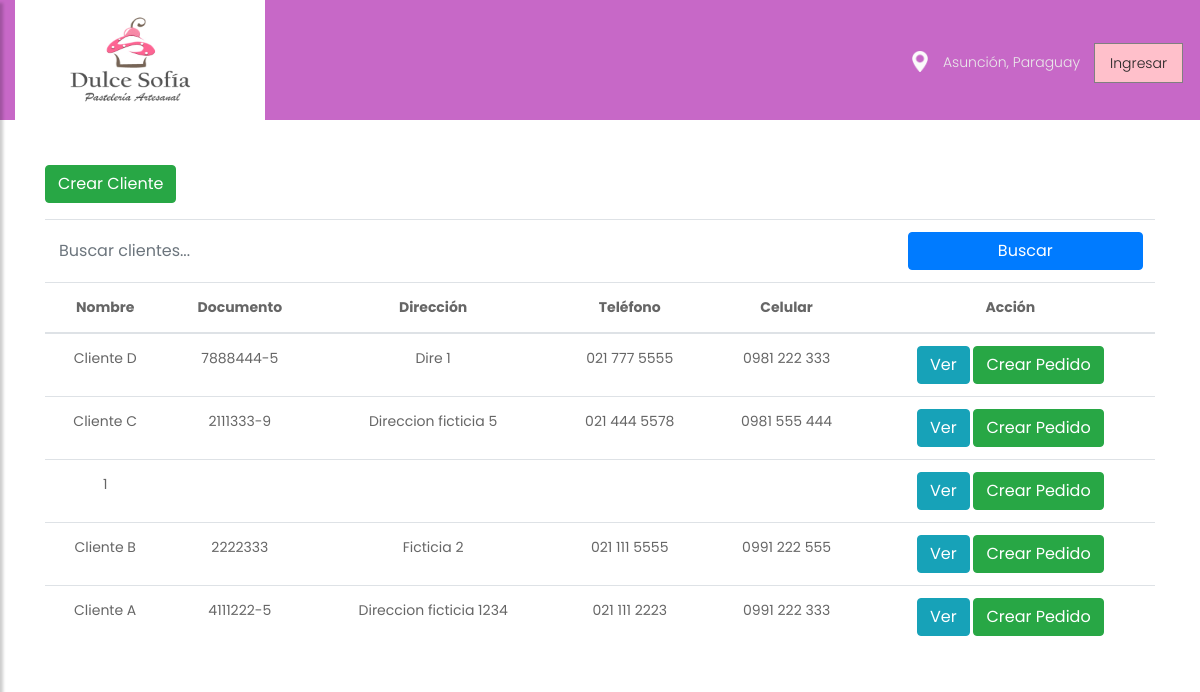
The page /subject.php on the database its author committed.
### tables this page shows
CREATE TABLE IF NOT EXISTS `subject` (
  `id` bigint UNSIGNED NOT NULL AUTO_INCREMENT,
  `name` text NOT NULL,
  `document_value` text,
  `address` text,
  `telephone` text,
  `cellphone` text,
  `creation_timestamp` timestamp NOT NULL DEFAULT CURRENT_TIMESTAMP,
  PRIMARY KEY (`id`),
  UNIQUE KEY `id` (`id`)
);

### web/subject.php (the view, shortened to what this page needs)
<?php
  include_once 'header.php';
?>
<!DOCTYPE html>
<html lang="en">
<head>
    <link rel="stylesheet" href="css/bootstrap.min.css">
    <link rel="stylesheet" href="css/owl.carousel.min.css">
    <link rel="stylesheet" href="css/style.css">
    <link rel="stylesheet" href="css/responsive.css">
    <link rel="stylesheet" href="css/font-awesome.css">
</head>
<body class="main-layout">
    <div class="wrapper">
    <div id="content">
      <div class="bg_bg">
        <div class="about" style="background-color:white;">
          <div class="container" style="margin-top:75px;">
            <a href="subject_creation.php" class='btn btn-success'>Crear Cliente</a>
            <div class="row">
              <div class="col-md-12">
                <form method="GET" action="includes/process.inc.php" style="margin-top:1rem;">
                  <table align="center" class="table" style="margin-bottom:0;">
                    <tr>
                      <td style="vertical-align:middle;">
                          <input style="padding:0px;margin:0px;" type="text" name="search_parameter" class="form-control" placeholder="Buscar clientes...">
                      </td>
                      <td>
                          <button type="submit" name="search" class="btn btn-primary" style='width:100%;' >Buscar</button>
                      </td>
                    </tr>
                  </table>
                </form>
                <table align="center" class="table">
                  <thead align="center">
                    <tr>
                      <th>Nombre</th>
                      <th>Documento</th>
                      <th>Dirección</th>
                      <th>Teléfono</th>
                      <th>Celular</th>
                      <th colspan="2">Acción</th>
                    </tr>
                  </thead>
                  <tbody align="center">
                  <?php
                    require_once 'includes/dbh.inc.php';
                    $sql = "SELECT id, name, document_value, address, telephone, cellphone FROM subject";
                    $sql .= " ORDER BY creation_timestamp DESC LIMIT 50";
                    $result = $conn->query($sql);
                    if ($result->num_rows > 0) {
                        while($row = $result->fetch_assoc()) {
                          echo "<tr><td>";
                          if(isset($name)){
                            echo "<input type='text' name='subject_name' value=".$name.">";
                          }else{
                            echo $row["name"];
                          }
                          echo "</td>";
                          echo "<td>".$row["document_value"]."</td>
                          <td>".$row["address"]."</td>
                          <td>".$row["telephone"]."</td>
                          <td>".$row["cellphone"]."</td>
                          <td colspan='2'><a href='subject_selected.php?edit=".$row["id"]."&domain=subject' class='btn btn-info'>Ver</a>
                          <a style='display:none;' href='includes/process.inc.php?delete=".$row["id"]."' class='btn btn-danger'>Eliminar</a>
                          <a href='order_creation.php?order_for_subject=".$row["id"]."&name=".$row["name"]."' class='btn btn-success'>Crear Pedido</a></td>
                          </tr>";
                        }
                    }else {
                        echo "Sin resultados";
                    }
                  ?>
                  </tbody>
                </table>
              </div>
            </div>
          </div>
        </div>
    </div>
    </div>
</body>
</html>

### web/header.php (shortened to what this page needs)
<!DOCTYPE html>
<html lang="en">
<head>
    <link rel="stylesheet" href="css/bootstrap.min.css">
    <link rel="stylesheet" href="css/owl.carousel.min.css">
    <link rel="stylesheet" href="css/style.css">
    <link rel="stylesheet" href="css/responsive.css">
    <link rel="stylesheet" href="css/font-awesome.css">
</head>
<body class="main-layout">
    <div class="wrapper">
    <div id="content">
    <header style="background-color: #c768c7; padding:0px;">
        <div class="container-fluid">
            <div class="row" style="background-color: #c768c7;">
                <div class="col-md-3">
                    <div class="full">
                        <a class="logo" href="index.php">
                          <img style="width:250px; height:120px;" src="images/logos/dulceSofiaPasteleriaArtesanal.jpg" alt="#" />
                        </a>
                    </div>
                </div>
                <div class="col-md-9">
                    <div class="full">
                        <div class="right_header_info" style="padding: 50px 0 0;">
                            <ul>
                                <li class="dinone"><img style="margin-right: 15px;height: 21px;position: relative;top: -2px;" src="images/location_icon.png" alt="#"><a href="#">Asunción, Paraguay</a></li>
                                <?php
                                  if(isset($_SESSION["userid"])){
                                    echo "<li class='dinone'><a href='subject.php'>CLIENTES</a></li>";
                                    echo "<li class='dinone'><a href='orders.php'>PEDIDOS</a></li>";
                                    echo "<li class='dinone'><a href='product.php'>PRODUCTOS</a></li>";
                                    echo "<li class='button_user'><a class='button' href='#'>Bienvenid@, ".$_SESSION["username"]."</a><a class='button active' href='includes/logout.inc.php'>Salir</a></li>";
                                  }else{
                                    echo "<li class='button_user'><a class='button active' style='background-color: pink; border-color: grey;' href='login.php'>Ingresar</a><a class='button' style='display:none;' href='#'>Registrarse</a></li>";
                                  }
                                ?>
                            </ul>
                        </div>
                    </div>
                </div>
            </div>
        </div>
    </header>
    </div>
    </div>
</body>
</html>

### web/css/style.css (style rules this page uses)
body { color: #666666; font-size: 14px; font-family: 'poppins', sans-serif; line-height: 1.80857; font-weight: normal; }
a { color: #1f1f1f; text-decoration: none !important; outline: none !important; -webkit-transition: all .3s ease-in-out; -moz-transition: all .3s ease-in-out; -ms-transition: all .3s ease-in-out; -o-transition: all .3s ease-in-out; transition: all .3s ease-in-out; }
*, *::after, *::before { -webkit-box-sizing: border-box; -moz-box-sizing: border-box; box-sizing: border-box; }
ul, li, ol { margin: 0px; padding: 0px; list-style: none; }
a { color: #222222; text-decoration: none; outline: none !important; }
a, .btn { text-decoration: none !important; outline: none !important; -webkit-transition: all .3s ease-in-out; -moz-transition: all .3s ease-in-out; -ms-transition: all .3s ease-in-out; -o-transition: all .3s ease-in-out; transition: all .3s ease-in-out; }
img { max-width: 100%; height: auto; }
button { border: 0; margin: 0; padding: 0; cursor: pointer; }
.full { float: left; width: 100%; }
.full { width: 100%; float: left; margin: 0; padding: 0; }
header { min-height: 90px; background: #212020; padding: 15px 0; position: fixed; width: 100%; top: 0; left: 0; z-index: 998; }
header .container-fluid { max-width: 1850px; }
.right_header_info { width: 100%; float: left; padding: 20px 0 0; }
.right_header_info ul { list-style: none; padding: 0; margin: 0; float: right; }
.right_header_info ul li { display: inline; font-size: 16px; margin-left: 45px; color: #eaeaea; font-weight: 400; float: left; }
.right_header_info ul li a { color: #eaeaea; font-weight: 300; }
.button_user a { float: left; min-width: 75px; height: 35px; text-align: center; line-height: 35px; position: relative; top: -3px; padding: 0 15px; margin: 0 2px; }
.button_user a { float: left; min-width: 75px; height: 40px; text-align: center; line-height: 38px; position: relative; top: -7px; padding: 0 15px; margin: 0 2px; border: solid #eaeaea 1px; }
.button_user a:hover, .button_user a:focus, .button_user a.active { background: #ba03fc; color: #fff; border-color: #ba03fc; color: #222; }
.about { padding-top: 90px; }
.form-control { border: #fff solid 2px; border-radius: inherit; margin-bottom: 25px; padding: 15px 20px; font-family: poppins; }
.bg_bg { background: url(../images/bg.jpg); }

### web/css/responsive.css (style rules this page uses)
@media (min-width: 1200px) and (max-width: 1500px) { .right_header_info ul li { font-size: 14px; margin-left: 12px; } }

### rows shown on the page
subject: name "Cliente D", document_value "7888444-5", address "Dire 1", telephone "021 777 5555", cellphone "0981 222 333"
subject: name "Cliente C", document_value "2111333-9", address "Direccion ficticia 5", telephone "021 444 5578", cellphone "0981 555 444"
subject: name "1"
subject: name "Cliente B", document_value "2222333", address "Ficticia 2", telephone "021 111 5555", cellphone "0991 222 555"
subject: name "Cliente A", document_value "4111222-5", address "Direccion ficticia 1234", telephone "021 111 2223", cellphone "0991 222 333"
